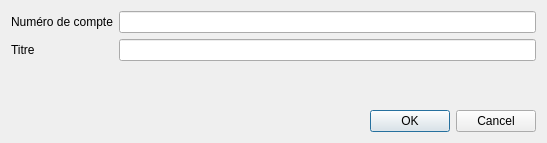
<?xml version="1.0" encoding="UTF-8"?>
<ui version="4.0">
 <class>DialogAddAccountFees</class>
 <widget class="QDialog" name="DialogAddAccountFees">
  <property name="geometry">
   <rect>
    <x>0</x>
    <y>0</y>
    <width>547</width>
    <height>143</height>
   </rect>
  </property>
  <property name="windowTitle">
   <string>Ajouter un compte</string>
  </property>
  <layout class="QVBoxLayout" name="verticalLayout">
   <item>
    <layout class="QFormLayout" name="formLayout">
     <item row="0" column="0">
      <widget class="QLabel" name="label">
       <property name="text">
        <string>Numéro de compte</string>
       </property>
      </widget>
     </item>
     <item row="0" column="1">
      <widget class="QLineEdit" name="lineEditAccountNumber"/>
     </item>
     <item row="1" column="0">
      <widget class="QLabel" name="label_2">
       <property name="text">
        <string>Titre</string>
       </property>
      </widget>
     </item>
     <item row="1" column="1">
      <widget class="QLineEdit" name="lineEditLabel"/>
     </item>
    </layout>
   </item>
   <item>
    <widget class="QDialogButtonBox" name="buttonBox">
     <property name="orientation">
      <enum>Qt::Horizontal</enum>
     </property>
     <property name="standardButtons">
      <set>QDialogButtonBox::Cancel|QDialogButtonBox::Ok</set>
     </property>
    </widget>
   </item>
  </layout>
 </widget>
 <resources/>
 <connections>
  <connection>
   <sender>buttonBox</sender>
   <signal>accepted()</signal>
   <receiver>DialogAddAccountFees</receiver>
   <slot>accept()</slot>
   <hints>
    <hint type="sourcelabel">
     <x>248</x>
     <y>254</y>
    </hint>
    <hint type="destinationlabel">
     <x>157</x>
     <y>274</y>
    </hint>
   </hints>
  </connection>
  <connection>
   <sender>buttonBox</sender>
   <signal>rejected()</signal>
   <receiver>DialogAddAccountFees</receiver>
   <slot>reject()</slot>
   <hints>
    <hint type="sourcelabel">
     <x>316</x>
     <y>260</y>
    </hint>
    <hint type="destinationlabel">
     <x>286</x>
     <y>274</y>
    </hint>
   </hints>
  </connection>
 </connections>
</ui>
